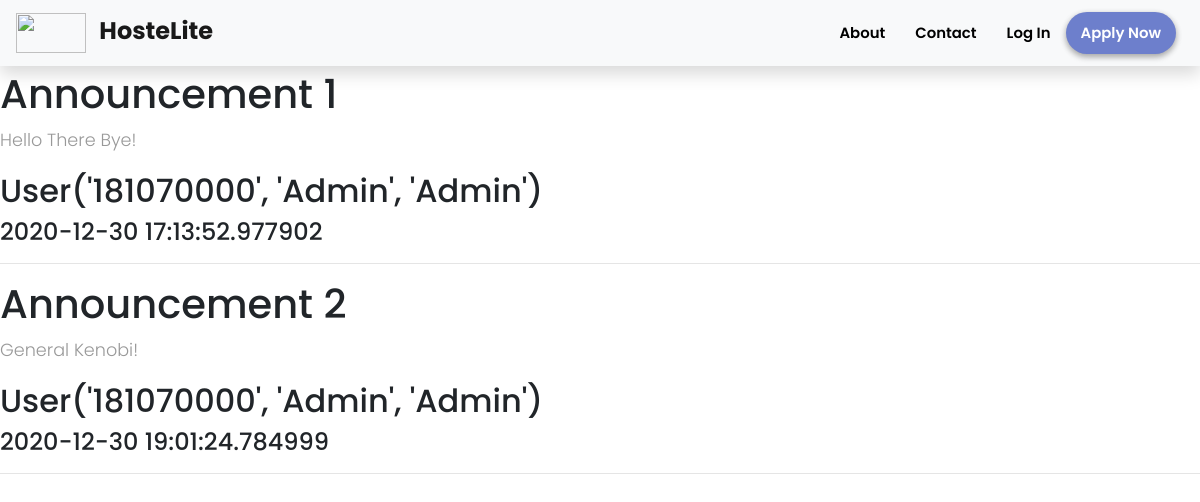
Page /home on the earlier database version.
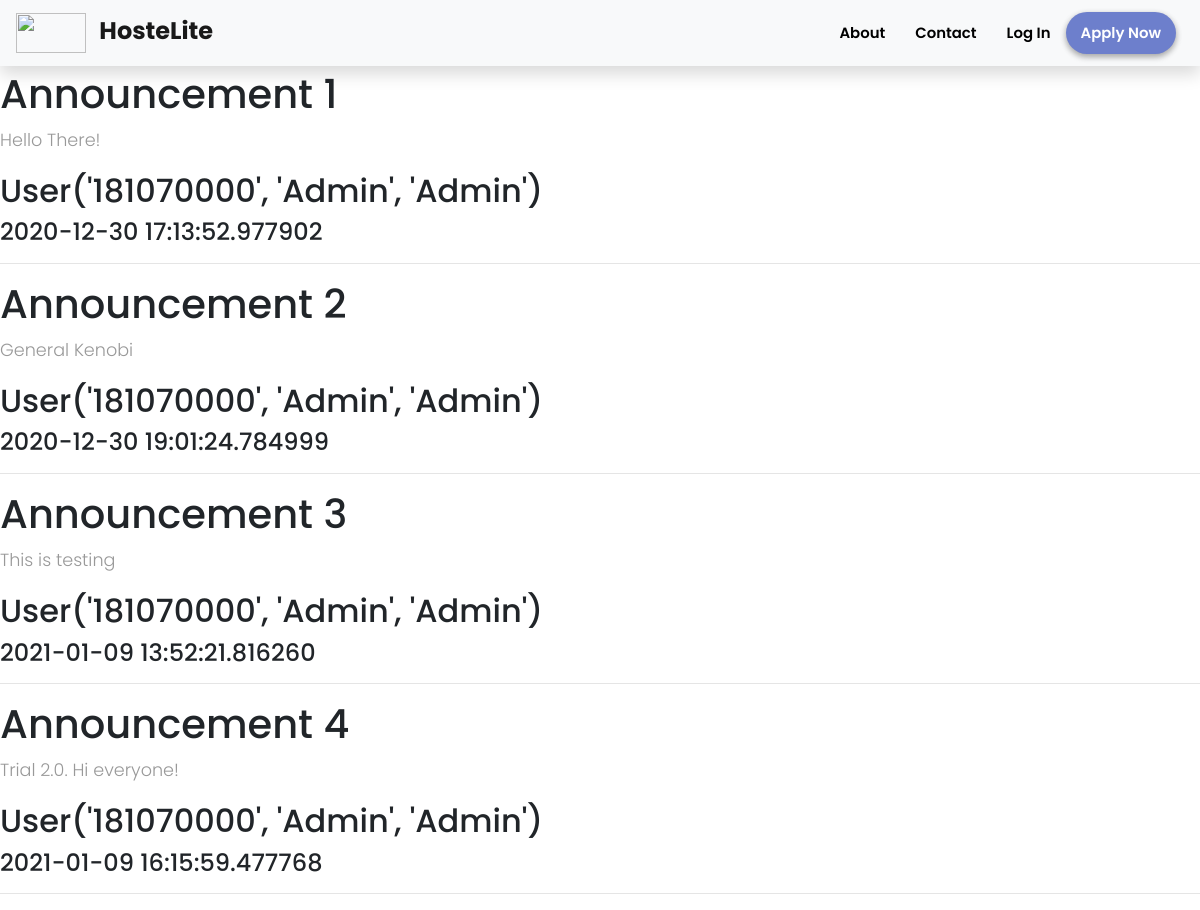
Same page on the later database version.
### hostelmanagement/models.py (models this page shows, shortened)
class Announcement(db.Model):
    id = db.Column(db.Integer, primary_key=True)
    title = db.Column(db.String(100), nullable=False)
    date_posted = db.Column(db.DateTime, nullable=False, default=datetime.utcnow)
    content = db.Column(db.Text, nullable=False)
    user_id = db.Column(db.Integer, db.ForeignKey('user.id'), nullable=False)

class User(db.Model, UserMixin):
    id = db.Column(db.Integer, primary_key=True)
    college_id = db.Column(db.String(9), unique=True, nullable=False)
    firstname = db.Column(db.String(20), nullable=False)
    lastname = db.Column(db.String(20), nullable=False)
    email = db.Column(db.String(120), unique=True, nullable=False)
    password = db.Column(db.String(60), nullable=False)
    phone = db.Column(db.String(10), unique=True, nullable=False)
    address = db.Column(db.Text, nullable=False)
    course = db.Column(db.String(20),nullable=True)
    department = db.Column(db.String(20), nullable=True)
    user_type = db.Column(db.Integer, nullable = False, default=1)
    room_no = db.Column(db.Integer, nullable = True)
    announcements = db.relationship('Announcement', backref='author', lazy=True)
    complaints = db.relationship('Complaint', backref='author', lazy=True)
    mess_menu = db.relationship('MessMenu', backref='author', lazy=True)
    courier = db.relationship('Courier', backref='user', lazy=True)
    exitentry = db.relationship('ExitEntry', backref='user', lazy=True)
    visitor = db.relationship('Visitor', backref='user', lazy=True)
    def __repr__(self):
        return f"User('{self.college_id}', '{self.firstname}', '{self.lastname}')"

### hostelmanagement/routes.py (the view)
@app.route("/home")
def home():
    announcements = Announcement.query.all()
    return render_template('home.html', announcements = announcements)

### hostelmanagement/templates/home.html
{% extends 'layout.html' %}
{% block content %}
    {% if announcements %}
        {% for announcement in announcements %}
            <h1>{{announcement.title}}</h1>
            <p>{{announcement.content}}</p>
            <h2>{{announcement.author}}</h2>
            <h4>{{announcement.date_posted}}</h4>
            <hr>
        {% endfor %}
    {% else %}
        <h3>No Announcements Yet!</h3>
    {% endif %}
{% endblock content %}

Differences in the rows shown:
changed Announcement "Announcement 1": content "Hello There Bye!" → "Hello There!"
changed Announcement "Announcement 2": content "General Kenobi!" → "General Kenobi"
added Announcement: title "Announcement 3", content "This is testing", author "User('181070000', 'Admin', 'Admin')", date_posted "2021-01-09 13:52:21.816260"
added Announcement: title "Announcement 4", content "Trial 2.0. Hi everyone!", author "User('181070000', 'Admin', 'Admin')", date_posted "2021-01-09 16:15:59.477768"
